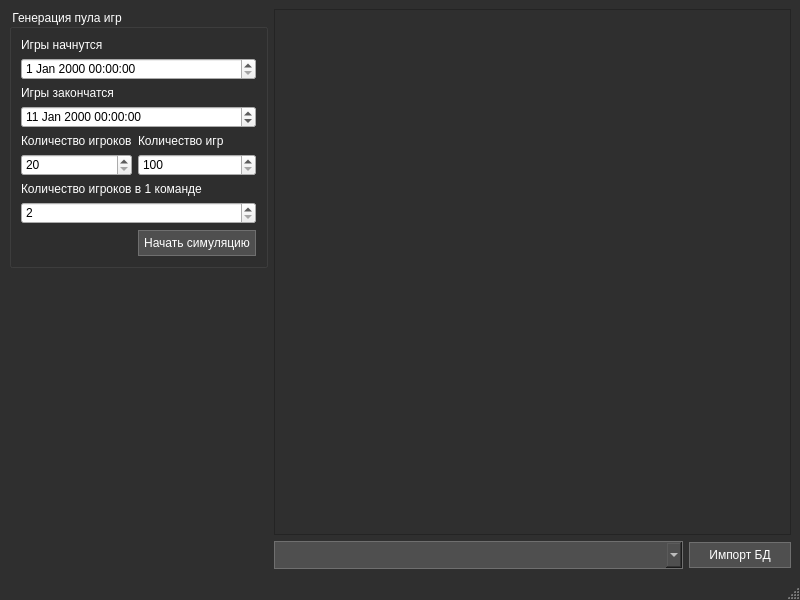
<?xml version="1.0" encoding="UTF-8"?>
<ui version="4.0">
 <class>MainWindow</class>
 <widget class="QMainWindow" name="MainWindow">
  <property name="geometry">
   <rect>
    <x>0</x>
    <y>0</y>
    <width>800</width>
    <height>600</height>
   </rect>
  </property>
  <property name="minimumSize">
   <size>
    <width>600</width>
    <height>0</height>
   </size>
  </property>
  <property name="windowTitle">
   <string>MainWindow</string>
  </property>
  <property name="styleSheet">
   <string notr="true">#MainWindow {
    background-color: #2f2f2f; /* Основной фон окна */
}

QMenuBar {
    background-color: #4f4f4f; /* Фон меню-бара */
    color: #ffffff; /* Цвет текста в меню-баре */
}

QMenuBar::item {
    background-color: transparent; /* Фон пунктов меню */
    color: #ffffff; /* Цвет текста пунктов меню */
}

QMenuBar::item:selected {
    background-color: #6f6f6f; /* Фон выбранного пункта меню */
}

QMenu {
    background-color: #4f4f4f; /* Фон выпадающих меню */
    color: #ffffff; /* Цвет текста в выпадающих меню */
}

QMenu::item {
    background-color: transparent; /* Фон пунктов выпадающих меню */
    color: #ffffff; /* Цвет текста пунктов выпадающих меню */
}

QMenu::item:selected {
    background-color: #6f6f6f; /* Фон выбранного пункта выпадающего меню */
}

QPushButton {
    background-color: #4f4f4f; /* Фон кнопок */
    color: #ffffff; /* Цвет текста на кнопках */
    border: 1px solid #6f6f6f; /* Граница кнопок */
    padding: 5px; /* Отступы текста на кнопках */
}

QPushButton:hover {
    background-color: #6f6f6f; /* Фон кнопок при наведении */
}

QPushButton:pressed {
    background-color: #3f3f3f; /* Фон кнопок при нажатии */
}

QLabel {
    color: #ffffff; /* Цвет текста в метках */
}

QLineEdit {
    background-color: #4f4f4f; /* Фон полей ввода */
    color: #ffffff; /* Цвет текста в полях ввода */
    border: 1px solid #6f6f6f; /* Граница полей ввода */
    padding: 5px; /* Отступы текста в полях ввода */
}

QComboBox {
    background-color: #4f4f4f; /* Фон комбо-боксов */
    color: #ffffff; /* Цвет текста в комбо-боксах */
    border: 1px solid #6f6f6f; /* Граница комбо-боксов */
    padding: 5px; /* Отступы текста в комбо-боксах */
}

QComboBox QAbstractItemView {
    background-color: #4f4f4f; /* Фон выпадающего списка комбо-бокса */
    color: #ffffff; /* Цвет текста в выпадающем списке комбо-бокса */
}

QComboBox QAbstractItemView::item {
    background-color: transparent; /* Фон пунктов выпадающего списка комбо-бокса */
    color: #ffffff; /* Цвет текста пунктов выпадающего списка комбо-бокса */
}

QComboBox QAbstractItemView::item:selected {
    background-color: #6f6f6f; /* Фон выбранного пункта выпадающего списка комбо-бокса */
}

QGroupBox::title {
    color: white;
}

QMessageBox{
	background-color: #2f2f2f;
}</string>
  </property>
  <widget class="QWidget" name="centralwidget">
   <layout class="QGridLayout" name="gridLayout_3" rowstretch="20,80" columnstretch="20,80">
    <item row="0" column="0">
     <widget class="QGroupBox" name="groupBox">
      <property name="title">
       <string>Генерация пула игр</string>
      </property>
      <property name="flat">
       <bool>false</bool>
      </property>
      <layout class="QGridLayout" name="gridLayout">
       <item row="5" column="1">
        <widget class="QSpinBox" name="gameCountBox">
         <property name="minimum">
          <number>100</number>
         </property>
         <property name="maximum">
          <number>9999</number>
         </property>
        </widget>
       </item>
       <item row="5" column="0">
        <widget class="QSpinBox" name="playerCountBox">
         <property name="minimum">
          <number>20</number>
         </property>
         <property name="maximum">
          <number>999</number>
         </property>
        </widget>
       </item>
       <item row="4" column="1">
        <widget class="QLabel" name="label_4">
         <property name="text">
          <string>Количество игр</string>
         </property>
        </widget>
       </item>
       <item row="1" column="0" colspan="2">
        <widget class="QDateTimeEdit" name="startDateBox"/>
       </item>
       <item row="0" column="0">
        <widget class="QLabel" name="label">
         <property name="text">
          <string>Игры начнутся</string>
         </property>
        </widget>
       </item>
       <item row="2" column="0">
        <widget class="QLabel" name="label_2">
         <property name="text">
          <string>Игры закончатся</string>
         </property>
        </widget>
       </item>
       <item row="4" column="0">
        <widget class="QLabel" name="label_3">
         <property name="text">
          <string>Количество игроков</string>
         </property>
        </widget>
       </item>
       <item row="3" column="0" colspan="2">
        <widget class="QDateTimeEdit" name="endDateBox">
         <property name="dateTime">
          <datetime>
           <hour>0</hour>
           <minute>0</minute>
           <second>0</second>
           <year>2000</year>
           <month>1</month>
           <day>11</day>
          </datetime>
         </property>
        </widget>
       </item>
       <item row="9" column="1">
        <widget class="QPushButton" name="pushButton_2">
         <property name="text">
          <string>Начать симуляцию</string>
         </property>
        </widget>
       </item>
       <item row="8" column="0" colspan="2">
        <widget class="QSpinBox" name="playersInTeamBox">
         <property name="minimum">
          <number>2</number>
         </property>
        </widget>
       </item>
       <item row="6" column="0" colspan="2">
        <widget class="QLabel" name="label_5">
         <property name="text">
          <string>Количество игроков в 1 команде</string>
         </property>
        </widget>
       </item>
      </layout>
     </widget>
    </item>
    <item row="0" column="1" rowspan="2">
     <layout class="QGridLayout" name="gridLayout_2">
      <item row="0" column="0">
       <widget class="QTableView" name="tableView">
        <property name="styleSheet">
         <string notr="true">QTableView {
        background-color: #2f2f2f;
        color: white;
        selection-background-color: #333;
        selection-color: white;
    }
    
    QTableView::item {
        padding: 5px;
    }
    
    QTableView::item:selected {
        background-color: #333;
        color: white;
    }
    
    QHeaderView::section {
        background-color: #2f2f2f;
        color: white;
        padding: 5px;
    }
    
    QHeaderView::section:hover {
        background-color: #333;
        color: white;
    }</string>
        </property>
        <property name="selectionBehavior">
         <enum>QAbstractItemView::SelectItems</enum>
        </property>
       </widget>
      </item>
      <item row="1" column="0">
       <layout class="QHBoxLayout" name="horizontalLayout" stretch="80,20">
        <item>
         <widget class="QComboBox" name="comboBox"/>
        </item>
        <item>
         <widget class="QPushButton" name="pushButton">
          <property name="text">
           <string>Импорт БД</string>
          </property>
         </widget>
        </item>
       </layout>
      </item>
     </layout>
    </item>
    <item row="1" column="0">
     <spacer name="verticalSpacer">
      <property name="orientation">
       <enum>Qt::Vertical</enum>
      </property>
      <property name="sizeHint" stdset="0">
       <size>
        <width>20</width>
        <height>251</height>
       </size>
      </property>
     </spacer>
    </item>
   </layout>
  </widget>
  <widget class="QMenuBar" name="menubar">
   <property name="geometry">
    <rect>
     <x>0</x>
     <y>0</y>
     <width>800</width>
     <height>21</height>
    </rect>
   </property>
  </widget>
  <widget class="QStatusBar" name="statusbar"/>
 </widget>
 <resources/>
 <connections/>
</ui>
